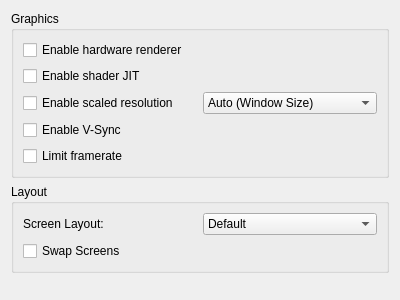
<?xml version="1.0" encoding="UTF-8"?>
<ui version="4.0">
 <class>ConfigureGraphics</class>
 <widget class="QWidget" name="ConfigureGraphics">
  <property name="geometry">
   <rect>
    <x>0</x>
    <y>0</y>
    <width>400</width>
    <height>300</height>
   </rect>
  </property>
  <property name="windowTitle">
   <string>Form</string>
  </property>
  <layout class="QVBoxLayout" name="verticalLayout">
   <item>
    <layout class="QVBoxLayout" name="verticalLayout_3">
     <item>
      <widget class="QGroupBox" name="groupBox">
       <property name="title">
        <string>Graphics</string>
       </property>
       <layout class="QVBoxLayout" name="verticalLayout_2">
        <item>
         <widget class="QCheckBox" name="toggle_hw_renderer">
          <property name="text">
           <string>Enable hardware renderer</string>
          </property>
         </widget>
        </item>
        <item>
         <widget class="QCheckBox" name="toggle_shader_jit">
          <property name="text">
           <string>Enable shader JIT</string>
          </property>
         </widget>
        </item>
        <item>
          <layout class="QHBoxLayout" name="horizontalLayout">
            <item>
              <widget class="QCheckBox" name="toggle_scaled_resolution">
                <property name="text">
                  <string>Enable scaled resolution</string>
                </property>
              </widget>
            </item>
            <item>
              <widget class="QComboBox" name="resolution_factor_combobox">
                <item>
                  <property name="text">
                    <string notr="true">Auto (Window Size)</string>
                  </property>
                </item>
                <item>
                  <property name="text">
                    <string notr="true">Native (400x240)</string>
                  </property>
                </item>
                <item>
                  <property name="text">
                    <string notr="true">1.5x Native (600x360)</string>
                  </property>
                </item>
                <item>
                  <property name="text">
                    <string notr="true">2x Native (800x480)</string>
                  </property>
                </item>
                <item>
                  <property name="text">
                    <string notr="true">2.5x Native (1000x600)</string>
                  </property>
                </item>
                <item>
                  <property name="text">
                    <string notr="true">3x Native (1200x720)</string>
                  </property>
                </item>
                <item>
                  <property name="text">
                    <string notr="true">4x Native (1600x960)</string>
                  </property>
                </item>
                <item>
                  <property name="text">
                    <string notr="true">5x Native (2000x1200)</string>
                  </property>
                </item>
                <item>
                  <property name="text">
                    <string notr="true">6x Native (2400x1440)</string>
                  </property>
                </item>
                <item>
                  <property name="text">
                    <string notr="true">7x Native (2800x1680)</string>
                  </property>
                </item>
                <item>
                  <property name="text">
                    <string notr="true">8x Native (3200x1920)</string>
                  </property>
                </item>
                <item>
                  <property name="text">
                    <string notr="true">9x Native (3600x2160)</string>
                  </property>
                </item>
                <item>
                  <property name="text">
                    <string notr="true">10x Native (4000x2400)</string>
                  </property>
                </item>
              </widget>
            </item>
          </layout>
        </item>
        <item>
         <widget class="QCheckBox" name="toggle_vsync">
          <property name="text">
           <string>Enable V-Sync</string>
          </property>
         </widget>
        </item>
        <item>
         <widget class="QCheckBox" name="toggle_framelimit">
          <property name="text">
           <string>Limit framerate</string>
          </property>
         </widget>
        </item>
       </layout>
      </widget>
     </item>
    </layout>
   </item>
   <item>
    <widget class="QGroupBox" name="groupBox2">
     <property name="title">
      <string>Layout</string>
     </property>
     <layout class="QHBoxLayout" name="horizontalLayout_3">
      <item>
       <layout class="QVBoxLayout" name="verticalLayout_2">
        <item>
         <layout class="QHBoxLayout" name="horizontalLayout_3">
          <item>
           <widget class="QLabel" name="label1">
            <property name="text">
             <string>Screen Layout:</string>
            </property>
           </widget>
          </item>
          <item>
           <widget class="QComboBox" name="layout_combobox">
            <item>
             <property name="text">
              <string notr="true">Default</string>
             </property>
            </item>
            <item>
             <property name="text">
              <string notr="true">Single Screen</string>
             </property>
            </item>
            <item>
             <property name="text">
              <string notr="true">Large Screen</string>
             </property>
            </item>
           </widget>
          </item>
         </layout>
        </item>
        <item>
         <widget class="QCheckBox" name="swap_screen">
          <property name="text">
           <string>Swap Screens</string>
          </property>
         </widget>
        </item>
       </layout>
      </item>
     </layout>
    </widget>
   </item>
   <item>
    <spacer name="verticalSpacer">
     <property name="orientation">
      <enum>Qt::Vertical</enum>
     </property>
     <property name="sizeHint" stdset="0">
      <size>
       <width>20</width>
       <height>40</height>
      </size>
     </property>
    </spacer>
   </item>
  </layout>
 </widget>
 <resources/>
 <connections>
  <connection>
   <sender>toggle_scaled_resolution</sender>
   <signal>toggled(bool)</signal>
   <receiver>resolution_factor_combobox</receiver>
   <slot>setEnabled(bool)</slot>
  </connection>
 </connections>
</ui>
